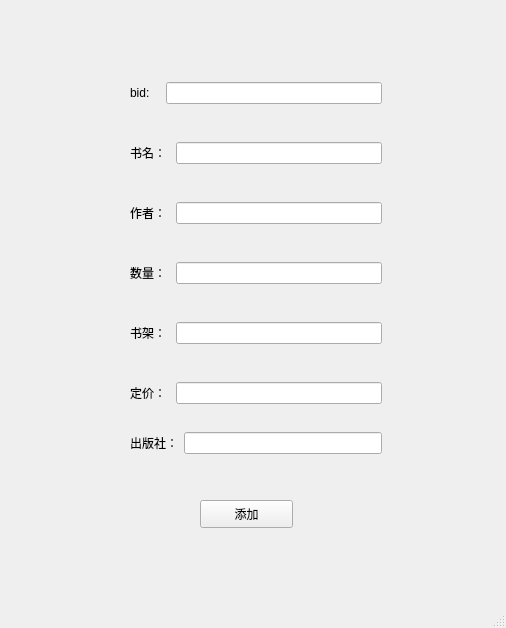
<?xml version="1.0" encoding="UTF-8"?>
<ui version="4.0">
 <class>MainWindow</class>
 <widget class="QMainWindow" name="MainWindow">
  <property name="geometry">
   <rect>
    <x>0</x>
    <y>0</y>
    <width>506</width>
    <height>628</height>
   </rect>
  </property>
  <property name="windowTitle">
   <string>MainWindow</string>
  </property>
  <widget class="QWidget" name="centralwidget">
   <widget class="QWidget" name="layoutWidget">
    <property name="geometry">
     <rect>
      <x>130</x>
      <y>140</y>
      <width>252</width>
      <height>26</height>
     </rect>
    </property>
    <layout class="QHBoxLayout" name="horizontalLayout_2">
     <item>
      <widget class="QLabel" name="label_2">
       <property name="text">
        <string>书名： </string>
       </property>
      </widget>
     </item>
     <item>
      <widget class="QLineEdit" name="lineEdit_2"/>
     </item>
    </layout>
   </widget>
   <widget class="QWidget" name="layoutWidget_2">
    <property name="geometry">
     <rect>
      <x>130</x>
      <y>200</y>
      <width>252</width>
      <height>26</height>
     </rect>
    </property>
    <layout class="QHBoxLayout" name="horizontalLayout_3">
     <item>
      <widget class="QLabel" name="label_3">
       <property name="text">
        <string>作者： </string>
       </property>
      </widget>
     </item>
     <item>
      <widget class="QLineEdit" name="lineEdit_3"/>
     </item>
    </layout>
   </widget>
   <widget class="QWidget" name="layoutWidget_3">
    <property name="geometry">
     <rect>
      <x>130</x>
      <y>260</y>
      <width>252</width>
      <height>26</height>
     </rect>
    </property>
    <layout class="QHBoxLayout" name="horizontalLayout_4">
     <item>
      <widget class="QLabel" name="label_4">
       <property name="text">
        <string>数量： </string>
       </property>
      </widget>
     </item>
     <item>
      <widget class="QLineEdit" name="lineEdit_4"/>
     </item>
    </layout>
   </widget>
   <widget class="QWidget" name="layoutWidget_4">
    <property name="geometry">
     <rect>
      <x>130</x>
      <y>320</y>
      <width>252</width>
      <height>26</height>
     </rect>
    </property>
    <layout class="QHBoxLayout" name="horizontalLayout_5">
     <item>
      <widget class="QLabel" name="label_5">
       <property name="text">
        <string>书架： </string>
       </property>
      </widget>
     </item>
     <item>
      <widget class="QLineEdit" name="lineEdit_5"/>
     </item>
    </layout>
   </widget>
   <widget class="QWidget" name="layoutWidget_5">
    <property name="geometry">
     <rect>
      <x>130</x>
      <y>380</y>
      <width>252</width>
      <height>26</height>
     </rect>
    </property>
    <layout class="QHBoxLayout" name="horizontalLayout_6">
     <item>
      <widget class="QLabel" name="label_6">
       <property name="text">
        <string>定价： </string>
       </property>
      </widget>
     </item>
     <item>
      <widget class="QLineEdit" name="lineEdit_6"/>
     </item>
    </layout>
   </widget>
   <widget class="QWidget" name="layoutWidget_6">
    <property name="geometry">
     <rect>
      <x>130</x>
      <y>430</y>
      <width>252</width>
      <height>26</height>
     </rect>
    </property>
    <layout class="QHBoxLayout" name="horizontalLayout_7">
     <item>
      <widget class="QLabel" name="label_7">
       <property name="text">
        <string>出版社：</string>
       </property>
      </widget>
     </item>
     <item>
      <widget class="QLineEdit" name="lineEdit_7"/>
     </item>
    </layout>
   </widget>
   <widget class="QPushButton" name="pushButton">
    <property name="geometry">
     <rect>
      <x>200</x>
      <y>500</y>
      <width>93</width>
      <height>28</height>
     </rect>
    </property>
    <property name="text">
     <string>添加</string>
    </property>
   </widget>
   <widget class="QWidget" name="">
    <property name="geometry">
     <rect>
      <x>130</x>
      <y>80</y>
      <width>252</width>
      <height>26</height>
     </rect>
    </property>
    <layout class="QHBoxLayout" name="horizontalLayout">
     <item>
      <widget class="QLabel" name="label">
       <property name="text">
        <string>bid:   </string>
       </property>
      </widget>
     </item>
     <item>
      <widget class="QLineEdit" name="lineEdit"/>
     </item>
    </layout>
   </widget>
  </widget>
  <widget class="QMenuBar" name="menubar">
   <property name="geometry">
    <rect>
     <x>0</x>
     <y>0</y>
     <width>506</width>
     <height>26</height>
    </rect>
   </property>
  </widget>
  <widget class="QStatusBar" name="statusbar"/>
 </widget>
 <resources/>
 <connections>
  <connection>
   <sender>pushButton</sender>
   <signal>clicked()</signal>
   <receiver>MainWindow</receiver>
   <slot>create()</slot>
   <hints>
    <hint type="sourcelabel">
     <x>278</x>
     <y>535</y>
    </hint>
    <hint type="destinationlabel">
     <x>360</x>
     <y>537</y>
    </hint>
   </hints>
  </connection>
 </connections>
 <slots>
  <slot>create()</slot>
 </slots>
</ui>
